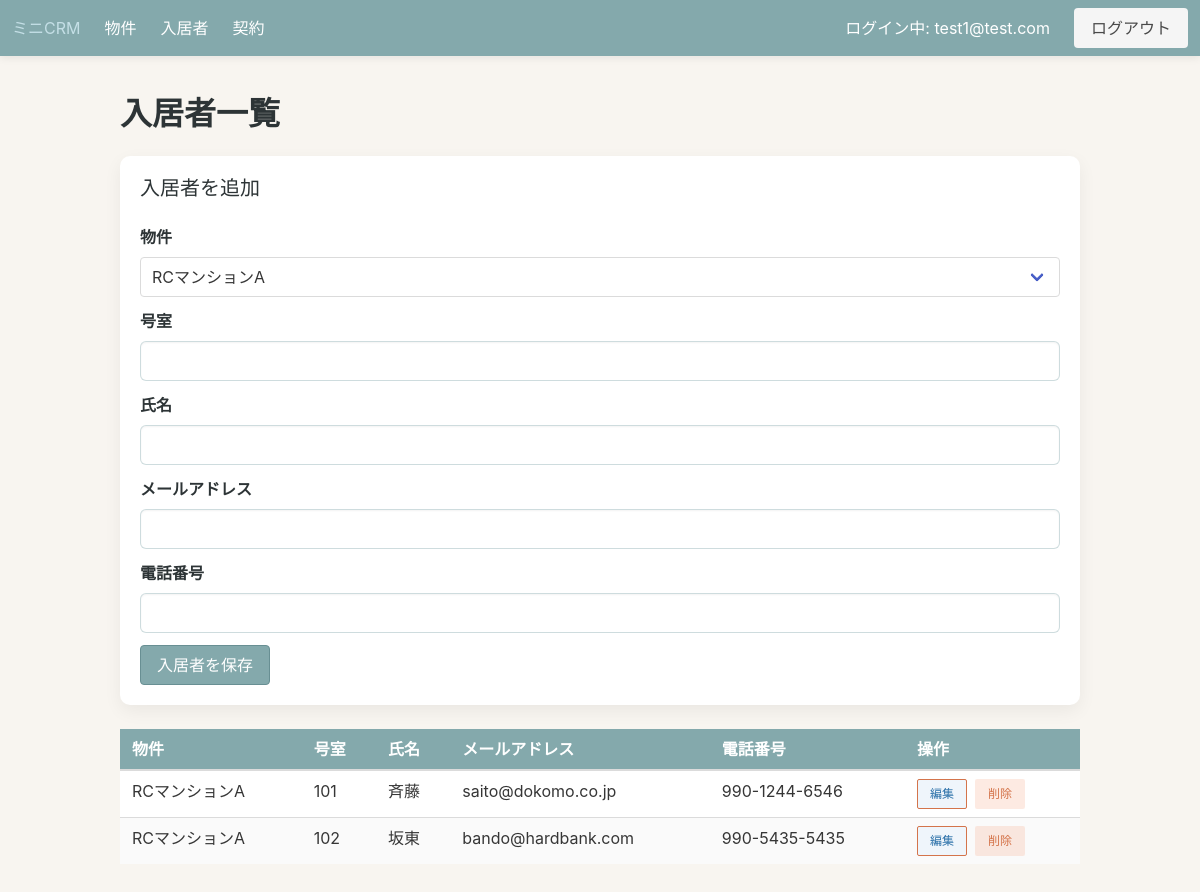
The page /tenants (signed in) on the database its author committed.
### app/models.py (models this page shows, shortened)
class TimestampMixin:
    created_at = db.Column(db.DateTime, server_default=db.func.now())
    updated_at = db.Column(
        db.DateTime,
        server_default=db.func.now(),
        onupdate=db.func.now(),
    )

class User(UserMixin, TimestampMixin, db.Model):
    id = db.Column(db.Integer, primary_key=True)
    email = db.Column(db.String(255), unique=True, nullable=False, index=True)
    password_hash = db.Column(db.String(255), nullable=False)
    role = db.Column(db.String(50), default="member", nullable=False)

class Tenant(TimestampMixin, db.Model):
    id = db.Column(db.Integer, primary_key=True)
    name = db.Column(db.String(120), nullable=False)
    email = db.Column(db.String(255), nullable=False)
    phone = db.Column(db.String(50), nullable=True)
    property_id = db.Column(db.Integer, db.ForeignKey("property.id"), nullable=True)
    unit_number = db.Column(db.String(50), nullable=True)
    leases = db.relationship("Lease", back_populates="tenant", cascade="all, delete-orphan")
    property = db.relationship("Property", back_populates="tenants")

class Property(TimestampMixin, db.Model):
    id = db.Column(db.Integer, primary_key=True)
    name = db.Column(db.String(120), nullable=False)
    address = db.Column(db.String(255), nullable=False)
    note = db.Column(db.Text, nullable=True)
    leases = db.relationship("Lease", back_populates="property", cascade="all, delete-orphan")
    tenants = db.relationship("Tenant", back_populates="property", cascade="all, delete-orphan")

### app/blueprints/core/routes.py (the view, shortened to what this page needs)
@core_bp.route("/tenants", methods=["GET", "POST"])
@login_required
def tenants():
    form = TenantForm()
    properties = Property.query.order_by(Property.name).all()
    property_choices = [(prop.id, prop.name) for prop in properties]
    form.property_id.choices = property_choices
    if not properties:
        flash("先に物件を登録してください。", "warning")
    property_ids = [choice[0] for choice in property_choices]
    selected_property_id = form.property_id.data if form.property_id.data in property_ids else None
    if selected_property_id is None:
        selected_property_id = request.args.get("property_id", type=int)
        if property_ids:
            if selected_property_id not in property_ids:
                selected_property_id = property_ids[0]
        else:
            selected_property_id = None
    edit_tenant_id = request.args.get("tenant_id", type=int)
    if edit_tenant_id is None:
        tenant_id_raw = (form.tenant_id.data or "").strip()
        if tenant_id_raw.isdigit():
            edit_tenant_id = int(tenant_id_raw)
    editing_tenant = None
    form.submit.label.text = "入居者を更新" if editing_tenant else "入居者を保存"
    if request.method == "GET" and selected_property_id is not None:
        form.property_id.data = selected_property_id
    tenants_query = (
        Tenant.query.options(joinedload(Tenant.property))
        .outerjoin(Property)
        .order_by(Property.name.asc(), Tenant.unit_number.asc(), Tenant.name.asc())
    )
    if selected_property_id is not None:
        tenants_query = tenants_query.filter(Tenant.property_id == selected_property_id)
    tenants_list = tenants_query.all()
    delete_forms = {}
    for tenant in tenants_list:
        delete_instance = DeleteTenantForm()
        delete_instance.tenant_id.data = tenant.id
        delete_forms[tenant.id] = delete_instance
    return render_template(
        "core/tenants_list.html",
        tenants=tenants_list,
        form=form,
        selected_property_id=selected_property_id,
        delete_forms=delete_forms,
        editing_tenant=editing_tenant,
    )

### app/blueprints/core/forms.py (shortened to what this page needs)
class TenantForm(FlaskForm):
    tenant_id = HiddenField(validators=[Optional()])
    property_id = SelectField("物件", coerce=int, validators=[DataRequired()])
    unit_number = StringField("号室", validators=[DataRequired()])
    name = StringField("氏名", validators=[DataRequired()])
    email = StringField("メールアドレス", validators=[Optional(), Email()])
    phone = StringField("電話番号", validators=[Optional()])
    submit = SubmitField("入居者を保存")

class DeleteTenantForm(FlaskForm):
    tenant_id = HiddenField(validators=[DataRequired()])
    next_url = HiddenField(validators=[Optional()])
    submit = SubmitField("削除")

### app/templates/core/tenants_list.html (shortened to what this page needs)
{% extends "base.html" %}
{% block content %}
  <h1 class="title">入居者一覧</h1>
  {% include "core/tenant_form.html" %}
  <table class="table is-fullwidth is-striped">
    <thead>
      <tr>
        <th>物件</th>
        <th>号室</th>
        <th>氏名</th>
        <th>メールアドレス</th>
        <th>電話番号</th>
        <th>操作</th>
      </tr>
    </thead>
    <tbody>
      {% for tenant in tenants %}
        <tr {% if editing_tenant and tenant.id == editing_tenant.id %}class="has-background-warning-light"{% endif %}>
          <td>{{ tenant.property.name if tenant.property else "-" }}</td>
          <td>{{ tenant.unit_number or "-" }}</td>
          <td>{{ tenant.name }}</td>
          <td>{{ tenant.email }}</td>
          <td>{{ tenant.phone or "-" }}</td>
          <td>
            <div class="buttons are-small">
              {% if editing_tenant and tenant.id == editing_tenant.id %}
                <span class="button is-static is-light">編集中</span>
              {% else %}
                <a
                  class="button is-info is-light"
                  href="{{ url_for('core.tenants', property_id=selected_property_id or tenant.property_id, tenant_id=tenant.id) }}"
                >編集</a>
              {% endif %}
              <form
                method="post"
                action="{{ url_for('core.delete_tenant', tenant_id=tenant.id) }}"
              >
                {{ delete_forms[tenant.id].submit(class="button is-danger is-light") }}
              </form>
            </div>
          </td>
        </tr>
      {% else %}
        <tr>
          <td colspan="6">入居者がまだ登録されていません。</td>
        </tr>
      {% endfor %}
    </tbody>
  </table>
{% endblock %}

### app/templates/base.html (shortened to what this page needs)
<!doctype html>
<html lang="en">
  <head>
    <link
      rel="stylesheet"
      href="https://cdn.jsdelivr.net/npm/bulma@0.9.4/css/bulma.min.css"
    >
    <link rel="stylesheet" href="{{ url_for('static', filename='css/theme.css') }}">
  </head>
  <body>
    <nav class="navbar" role="navigation" aria-label="main navigation">
      <div class="navbar-brand">
        <a class="navbar-item" href="{{ url_for('core.index') }}">ミニCRM</a>
      </div>
      <div class="navbar-menu">
        <div class="navbar-start">
          <a class="navbar-item" href="{{ url_for('core.properties') }}">物件</a>
          <a class="navbar-item" href="{{ url_for('core.tenants') }}">入居者</a>
          <a class="navbar-item" href="{{ url_for('core.leases') }}">契約</a>
        </div>
        <div class="navbar-end">
          {% if current_user.is_authenticated %}
            <div class="navbar-item">ログイン中: {{ current_user.email }}</div>
            <div class="navbar-item">
              <a class="button is-light" href="{{ url_for('auth.logout') }}">ログアウト</a>
            </div>
          {% endif %}
        </div>
      </div>
    </nav>
    <section class="section">
      <div class="container">
        {% block content %}{% endblock %}
      </div>
    </section>
  </body>
</html>

### app/static/css/theme.css (style rules this page uses)
:root { --crm-background: #f8f5f0; --crm-surface: #ffffff; --crm-text: #2d3436; --crm-muted: #6c7a89; --crm-primary: #84a9ac; --crm-primary-dark: #688f93; --crm-accent: #f08a5d; --crm-accent-dark: #d4744b; --crm-highlight: #c4dfe6; }
html, body { background-color: var(--crm-background); color: var(--crm-text); }
.navbar { background-color: var(--crm-primary); box-shadow: 0 2px 8px rgba(0, 0, 0, 0.08); }
.navbar .navbar-item, .navbar .navbar-link { color: var(--crm-surface); }
.table thead th { background-color: var(--crm-primary); color: var(--crm-surface); }
.table tbody tr:nth-child(even) { background-color: rgba(196, 223, 230, 0.35); }
.button.is-primary { background-color: var(--crm-primary); border-color: var(--crm-primary-dark); color: var(--crm-surface); }
.button.is-info { background-color: var(--crm-accent); border-color: var(--crm-accent-dark); color: var(--crm-surface); }
.button.is-danger.is-light { background-color: rgba(240, 138, 93, 0.18); color: var(--crm-accent-dark); }
.section { padding-top: 2.5rem; }
.title, .subtitle, label.label { color: var(--crm-text); }
input.input, textarea.textarea, select.select select { border-radius: 6px; border-color: rgba(132, 169, 172, 0.4); background: rgba(255, 255, 255, 0.96); }

### rows shown on the page
User: email "test1@test.com"
Tenant: property "RCマンションA", unit_number "101", name "斉藤", email "saito@dokomo.co.jp", phone "990-1244-6546"
Tenant: property "RCマンションA", unit_number "102", name "坂東", email "bando@hardbank.com", phone "990-5435-5435"

### other values the page prints
{{ '入居者を編集' if editing_tenant else '入居者を追加' }} "入居者を追加"
